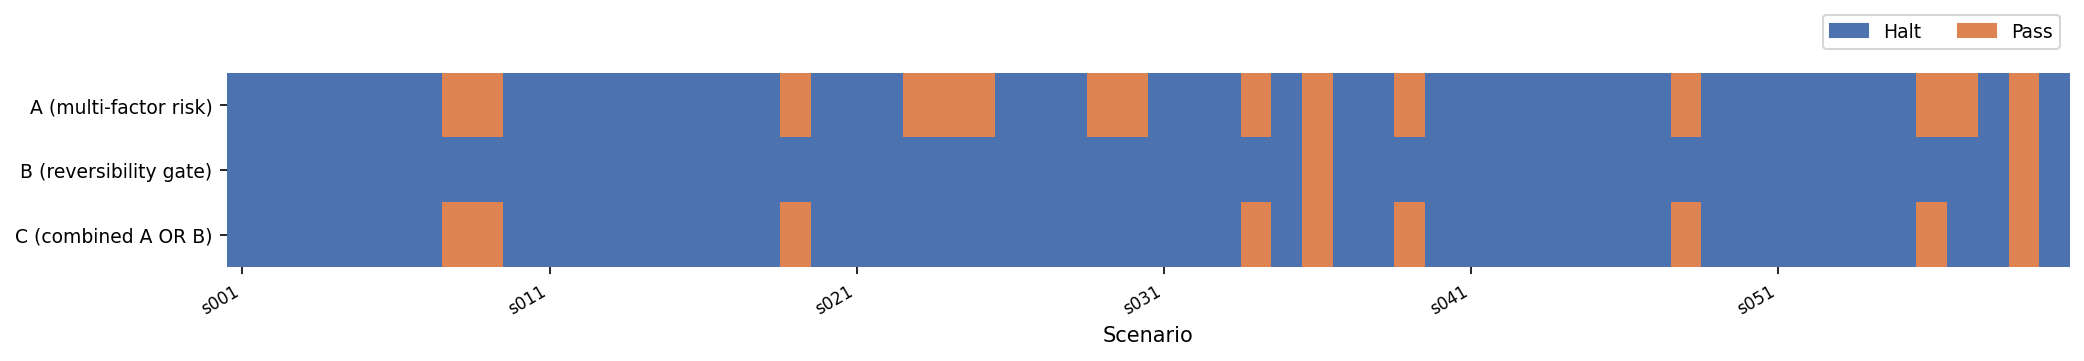

Reproduce this figure in Python.
"""
Figure 2: Per-item verdict consistency heatmap.

Three horizontal strips (one per classifier) showing halt (blue) vs pass (orange)
for all 60 scenarios in order. All verdicts were consistent across 3 runs (std=0),
so each cell is the single modal verdict. Renders fig2-consistency.png.
"""
import matplotlib
matplotlib.use('Agg')
import matplotlib.pyplot as plt
import matplotlib.patches as mpatches
import numpy as np
import csv
import os

CONSISTENCY_CSV = 'experiments/aggregate/consistency.csv'

# Read consistency.csv -> {classifier: {scenario_id: verdict_mode}}
data = {}
with open(CONSISTENCY_CSV) as f:
    for row in csv.DictReader(f):
        clf = row['classifier']
        sid = row['scenario_id']
        verdict = row['verdict_mode']
        data.setdefault(clf, {})[sid] = verdict

CLASSIFIERS = ['A', 'B', 'C']
LABELS = ['A (multi-factor risk)', 'B (reversibility gate)', 'C (combined A OR B)']
scenario_ids = sorted(data['A'].keys())  # s001..s060
N = len(scenario_ids)

# Build matrix: 3 rows x 60 cols; halt=1, pass=0
matrix = np.zeros((3, N))
for r, clf in enumerate(CLASSIFIERS):
    for c, sid in enumerate(scenario_ids):
        matrix[r, c] = 1 if data[clf][sid] == 'halt' else 0

fig, ax = plt.subplots(figsize=(14, 2.8))
fig.patch.set_facecolor('white')
ax.set_facecolor('white')

cmap = matplotlib.colors.ListedColormap(['#DD8452', '#4C72B0'])  # pass=orange, halt=blue
ax.imshow(matrix, aspect='auto', cmap=cmap, vmin=0, vmax=1, interpolation='nearest')

ax.set_yticks(range(3))
ax.set_yticklabels(LABELS, fontsize=9)

# x-ticks every 10 scenarios
tick_positions = list(range(0, N, 10))
ax.set_xticks(tick_positions)
ax.set_xticklabels([scenario_ids[i] for i in tick_positions], fontsize=8, rotation=30, ha='right')

ax.set_xlabel('Scenario', fontsize=10)

halt_patch = mpatches.Patch(color='#4C72B0', label='Halt')
pass_patch = mpatches.Patch(color='#DD8452', label='Pass')
ax.legend(handles=[halt_patch, pass_patch], fontsize=9,
          loc='upper right', bbox_to_anchor=(1.0, 1.35), ncol=2)

ax.spines['top'].set_visible(False)
ax.spines['right'].set_visible(False)
ax.spines['bottom'].set_visible(False)
ax.spines['left'].set_visible(False)

plt.tight_layout()
plt.savefig('figures/fig2-consistency.png', dpi=150, bbox_inches='tight')
print('Wrote figures/fig2-consistency.png')
